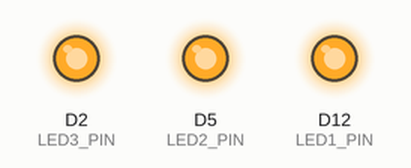
A sketch run on a simulated Arduino Zero (SAMD21). Parts: output pins drawn as LEDs (lit = HIGH).

Above: at 0.1 s.
At 4.8 s:
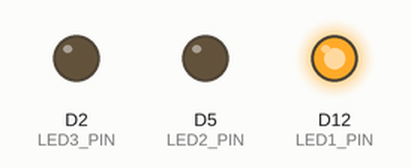
At 19.2 s:
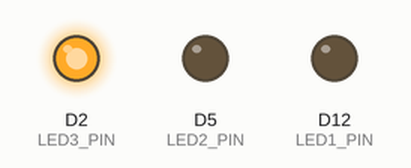
At 26.8 s:
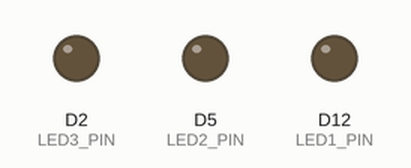
At 37.0 s:
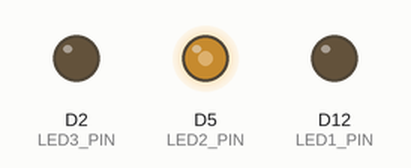
Timing chart, 0 to 38.5 s (numbered marks = the images above):
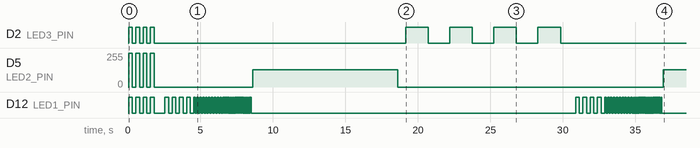

The sketch:

UIAPduino_LED_test.ino
```cpp
const int LED1_PIN = 12; // LED_1 PD2 IO
const int LED2_PIN = 5;  // LED_2 PC3 PWM(TIM1_CH3)
const int LED3_PIN = 2;  // LED_3 PC0 PWM(TIM2_CH3)

void allOff() {
  digitalWrite(LED1_PIN, LOW);
  digitalWrite(LED2_PIN, LOW);
  digitalWrite(LED3_PIN, LOW);
}

// パターン0: 3つ同時点滅で点灯確認（他LEDへの影響が出る唯一の区間）
void pattern0_lampTest() {
  for (int i = 0; i < 4; i++) {
    digitalWrite(LED1_PIN, HIGH);
    digitalWrite(LED2_PIN, HIGH);
    digitalWrite(LED3_PIN, HIGH);
    delay(250);
    allOff();
    delay(250);
  }
}

// 指定ピンを、指定したON時間/OFF時間(ms)のリストで順に点滅させる
void blinkStepsAsym(int pin, const unsigned long onTimes[], const unsigned long offTimes[], int count, unsigned long stepDurationMs) {
  for (int s = 0; s < count; s++) {
    unsigned long start = millis();
    while (millis() - start < stepDurationMs) {
      digitalWrite(pin, HIGH);
      delay(onTimes[s]);
      digitalWrite(pin, LOW);
      delay(offTimes[s]);
    }
  }
  digitalWrite(pin, LOW);
}

// パターン1: LED1のみ、2Hz/5Hz/10Hzで各2秒間点滅（点灯時間と消灯時間が等しい＝duty50%）
void pattern1_led1Blink() {
  const unsigned long onTimes[]  = {250, 100, 50}; // 2Hz, 5Hz, 10Hz の点灯時間(ms)
  const unsigned long offTimes[] = {250, 100, 50}; // 同、消灯時間(ms)
  blinkStepsAsym(LED1_PIN, onTimes, offTimes, 3, 2000);
}

// パターン2: LED2のみ、20〜5120Hzで各2秒間PWM出力(duty50%)
void pattern2_led2PwmSweep() {
  const uint32_t freqs[] = {10, 20, 40, 80, 1000};
  const int numSteps = sizeof(freqs) / sizeof(freqs[0]);
  const unsigned long STEP_DURATION_MS = 2000;

  for (int s = 0; s < numSteps; s++) {
    analogWriteFrequency(freqs[s]);
    analogWrite(LED2_PIN, 128); // duty 50%
    delay(STEP_DURATION_MS);
  }
  analogWrite(LED2_PIN, 0);
}

// 0〜πを33点サンプリングした正弦(呼吸)テーブル。
// float/cos()を使うとFPU非搭載のCH32V006ではFLASHに収まらないため整数テーブル化している
const uint8_t SINE_TABLE[33] = {
    0,   1,   2,   5,  10,  15,  21,  29,  37,  47,  57,  67,  79,  90, 103, 115, 128,
  140, 152, 165, 176, 188, 198, 208, 218, 226, 234, 240, 245, 249, 253, 254, 255
};
const int SINE_TABLE_SIZE = 33;

// パターン3: LED3のみ、台形波（duty0〜100%まで立ち上げ→頂点ホールド→立ち下げ→底ホールド）を10秒間
void pattern3_led3Trapezoid() {
  const unsigned long STEP_MS = 31; // ランプ中の1ステップの表示時間
  const unsigned long HOLD_TOP_MS = 500;    // 頂点でのホールド時間
  const unsigned long HOLD_BOTTOM_MS = 500; // 底でのホールド時間
  const unsigned long TOTAL_MS = 10000;

  analogWriteFrequency(200); // PWM周期を約5ms(200Hz)に変更

  unsigned long start = millis();
  while (millis() - start < TOTAL_MS) {
    for (int idx = 0; idx < SINE_TABLE_SIZE; idx++) { // 立ち上げ(duty0%→100%)
      analogWrite(LED3_PIN, SINE_TABLE[idx]);
      delay(STEP_MS);
    }
    delay(HOLD_TOP_MS); // 頂点ホールド
    for (int idx = SINE_TABLE_SIZE - 1; idx >= 0; idx--) { // 立ち下げ(duty100%→0%)
      analogWrite(LED3_PIN, SINE_TABLE[idx]);
      delay(STEP_MS);
    }
    delay(HOLD_BOTTOM_MS); // 底ホールド
  }
  analogWrite(LED3_PIN, 0);
}

void setup() {
  analogWriteResolution(8); // このコアのanalogWriteは既定12bit(0-4095)のため、8bit(0-255)に設定
  pinMode(LED1_PIN, OUTPUT);
  pinMode(LED2_PIN, OUTPUT);
  pinMode(LED3_PIN, OUTPUT);
  allOff();
  delay(50);

  pattern0_lampTest();
  delay(500);
}

void loop() {
  pattern1_led1Blink();
  delay(50);
  pattern2_led2PwmSweep();
  delay(50);
  pattern3_led3Trapezoid();
  delay(50);
}
```

Measured:
- by itself, D2 (LED3_PIN): goes 3 × (LOW 0.25 s, HIGH 0.25 s), LOW 17.3 s, 3 × (HIGH 1.6 s, LOW 1.5 s), HIGH 1.6 s, then LOW
- by itself, D12 (LED1_PIN): HIGH → LOW at 0.30 s, → HIGH 0.25 s later, → LOW 0.25 s later, → HIGH 0.25 s later, … (143 changes in this stretch)
- by itself, D5 (LED2_PIN): 255/255 → 0/255 at 0.30 s, → 255/255 0.25 s later, → 0/255 0.25 s later, → 255/255 0.25 s later, … (10 changes in this stretch)
